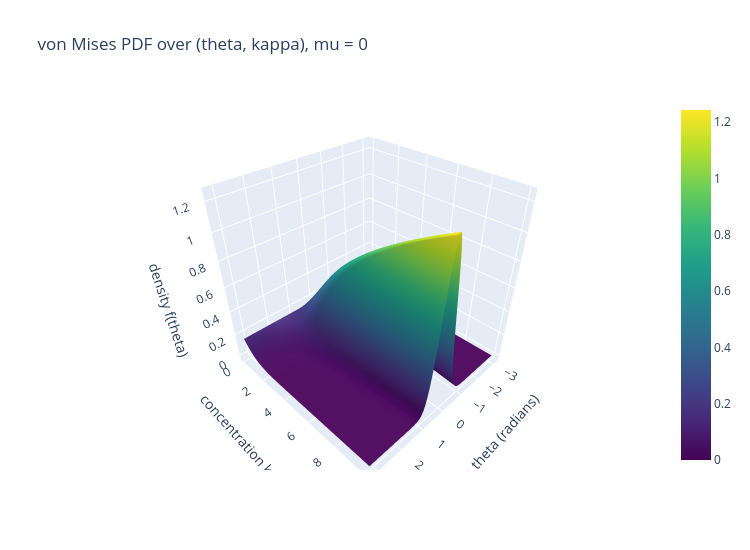

This figure's notebook cell:
### Markdown cell above
### 8.3 Interactive Plotly version
The (theta, kappa) surface of 8.1; drag to rotate and hover.

### Code cell
fig = go.Figure(go.Surface(x=theta_values, y=kappa_values, z=Z, colorscale="Viridis"))
fig.update_layout(title="von Mises PDF over (theta, kappa), mu = 0", width=750, height=550,
                  scene=dict(xaxis_title="angle theta (radians)", yaxis_title="concentration kappa", zaxis_title="density f(theta)"))
fig.show()

### Figure 1 — Plotly figure (JSON) as saved in the notebook; plotly's stock layout.template omitted (floating-point values rounded to 4 significant figures; data arrays with more than 128 entries replaced by an {"elided": "..."} marker saying what was removed)
{"data": [{"colorscale": [[0.0, "#440154"], [0.1111, "#482878"], [0.2222, "#3e4989"], [0.3333, "#31688e"], [0.4444, "#26828e"], [0.5556, "#1f9e89"], [0.6667, "#35b779"], [0.7778, "#6ece58"], [0.8889, "#b5de2b"], [1.0, "#fde725"]], "type": "surface", "x": {"elided": "160 float values"}, "y": [0.0, 0.2564, 0.5128, 0.7692, 1.026, 1.282, 1.538, 1.795, 2.051, 2.308, 2.564, 2.821, 3.077, 3.333, 3.59, 3.846, 4.103, 4.359, 4.615, 4.872, 5.128, 5.385, 5.641, 5.897, 6.154, 6.41, 6.667, 6.923, 7.179, 7.436, 7.692, 7.949, 8.205, 8.462, 8.718, 8.974, 9.231, 9.487, 9.744, 10.0], "z": {"elided": "40x160 float values"}}], "layout": {"height": 550, "scene": {"xaxis": {"title": {"text": "angle theta (radians)"}}, "yaxis": {"title": {"text": "concentration kappa"}}, "zaxis": {"title": {"text": "density f(theta)"}}}, "title": {"text": "von Mises PDF over (theta, kappa), mu = 0"}, "width": 750}}
